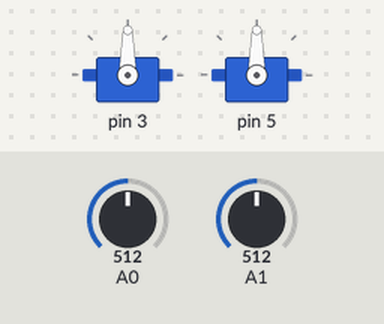
Simulated run of this sketch. Board: Arduino Uno, built with avr-gcc and run on an emulated ATmega328P. Shown: 2 × servo. The test bench sets the inputs (shaded band); at power-on: A0 = 512, A1 = 512. What the sketch prints to the serial monitor is not drawn.

Above: at 1.2 s.
1.3 s: A0 set to 716
At 2.3 s:
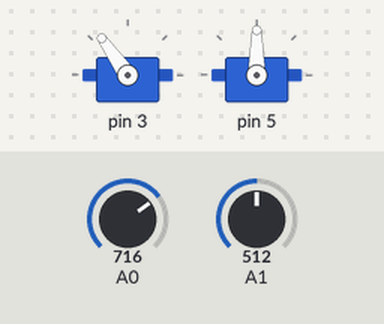
2.8 s: A1 set to 716
At 3.4 s:
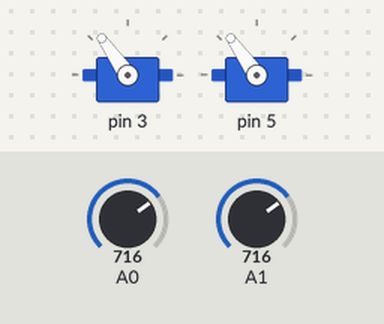
4.3 s: A0 set to 900
At 4.6 s:
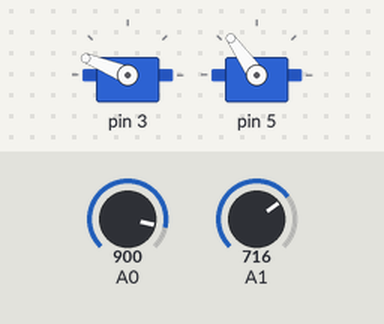
5.8 s: A1 set to 900
At 6.9 s:
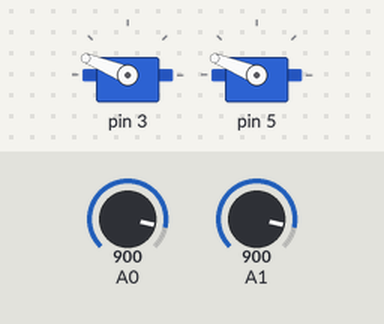
7.3 s: A0 set to 1023
At 8.1 s:
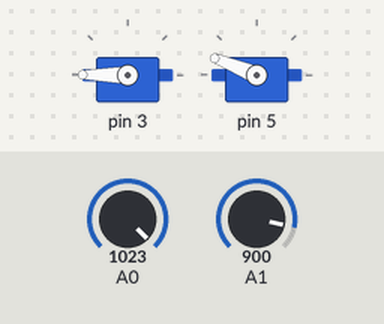
8.8 s: A1 set to 1023
At 9.2 s:
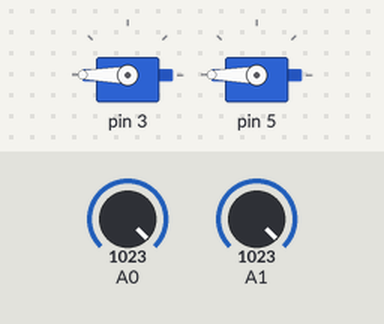
Timing chart, 0 to 11.3 s (numbered marks = the images above; inputs shaded):
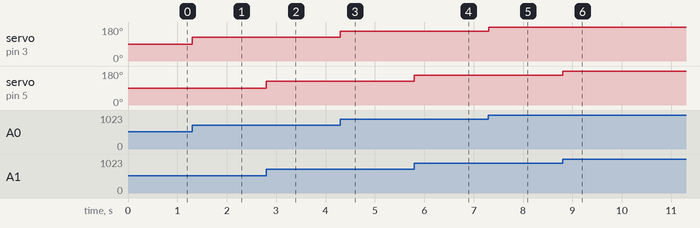

The sketch:

controlledServo.ino
```cpp
#include "ControlledServo.h"

ControlledServo servo1(0, 3);
ControlledServo servo2(1, 5);

void setup() {
  Serial.begin(9600);
  servo1.setup();
  servo2.setup();
  Serial.println("Setup complete");
}

void loop() {
  servo1.sync();
  servo2.sync();
}
```

ControlledServo.h
```cpp
#pragma once
#include <Arduino.h>
#include <Servo.h>

class ControlledServo
{
  Servo servo;
  int controlPin;
  int servoPin;

public:
  ControlledServo(int _controlPin, int _servoPin)
  {
    this->controlPin = _controlPin;
    this->servoPin = _servoPin;
  }

  void setup()
  {
    Serial.println(this->servoPin);
    this->servo.attach(this->servoPin);
  }

  void sync()
  {
    int controlSignal = analogRead(this->controlPin);
    int degree = map(controlSignal, 0, 1023, 0, 180);
    this->servo.write(degree);
    // Serial.println(degree);
  }
};
```

Measured:
- after the input at 1.3 s, servo on pin 3: 90° → 125° at once
- after the input at 2.8 s, servo on pin 5: 90° → 125° at once
- after the input at 4.3 s, servo on pin 3: 125° → 158° at once
- after the input at 5.8 s, servo on pin 5: 125° → 158° at once
- after the input at 7.3 s, servo on pin 3: 158° → 180° at once
- after the input at 8.8 s, servo on pin 5: 158° → 180° at once
